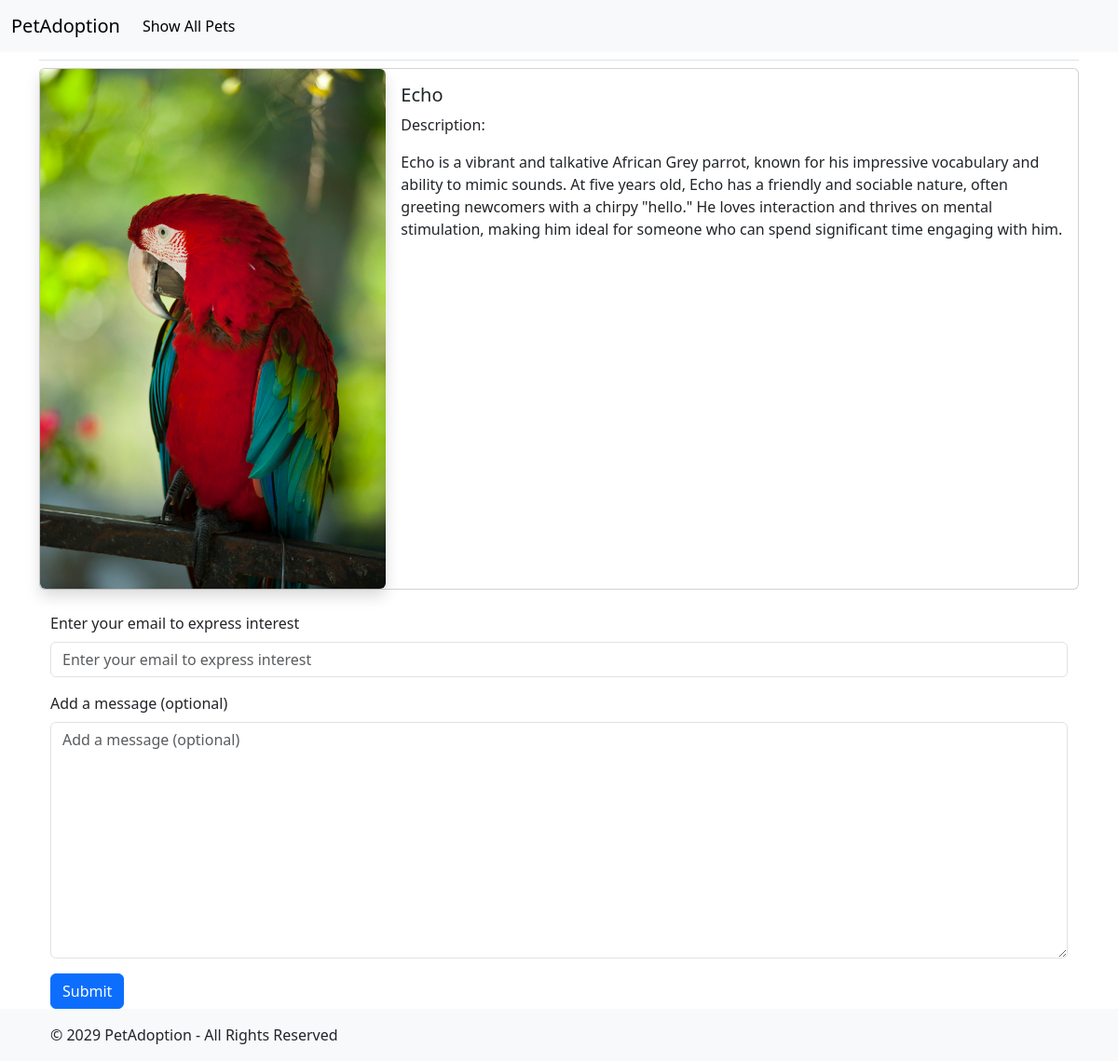
The app's page /pets/4/ with its own data.
### adoption/models.py (models this page shows)
class Pet(models.Model):
    name = models.CharField(max_length=100)
    description = models.TextField()
    photo = models.ImageField(upload_to="pets/", null=True, blank=True)
    def __str__(self):
        return self.name

### adoption/views.py (the view)
# urls.py: path("pets/<int:pet_id>/", views.pet_details, name="pet_details"),
def pet_details(request, pet_id):
    pet = Pet.objects.get(id=pet_id)
    if request.method == "POST":
        form = InterestForm(request.POST)
        if form.is_valid():
            Interest.objects.create(
                pet=pet,
                email=form.cleaned_data["email"],
                message=form.cleaned_data.get("message", ""),
            )
            return redirect("adoption:index")
    else:
        form = InterestForm()
    context = {"pet": pet, "form": form}
    return render(request, "adoption/pet_detail.html", context)

### adoption/forms.py
class InterestForm(forms.Form):
    email = forms.EmailField(
        label="Enter your email to express interest", required=True
    )
    message = forms.CharField(
        widget=forms.Textarea, required=False, label="Add a message (optional)"
    )

### adoption/templates/adoption/pet_detail.html (shortened to what this page needs)
{% extends "adoption/base.html" %}
{% load django_bootstrap5 %}
{% block content %}
    {% if pet %}
        <div class="card mb-3 mx-auto">
            <div class="row g-0">
                <div class="col-md-4 d-flex justify-content-center">
                    {% if pet.photo %}
                        <img src="{{ pet.photo.url }}"
                             alt="{{ pet }}"
                             class="card-img-top img-fluid rounded shadow">
                    {% else %}
                        <img src="https://placehold.co/800?text=placeholder&font=roboto"
                             alt="{{ pet.name }}"
                             class="img-fluid rounded shadow">
                    {% endif %}
                </div>
                <div class="col-md-8 ">
                    <div class="card-body">
                        <h5 class="card-title">{{ pet.name }}</h5>
                        <p>Description:</p>
                        <p class="card-text">{{ pet.description }}</p>
                    </div>
                </div>
            </div>
        </div>
    {% else %}
        <p>No pet found.</p>
    {% endif %}
    <div class="container mt-4">
        <form action="" method="post">
            {% bootstrap_form form %}
            {% bootstrap_button button_type="submit" content="Submit" %}
        </form>
    </div>
{% endblock content %}

### records on screen
Pet: photo (picture), name "Echo", description "Echo is a vibrant and talkative African Grey parrot, known for his impressive vocabulary and ability to mimic sounds. At five years old, Echo has a friendly and sociable nature, often greeting newcomers with a chirpy \"hello.\" He loves interaction and thrives on mental stimulation, making him ideal for someone who can spend significant time engaging with him."
